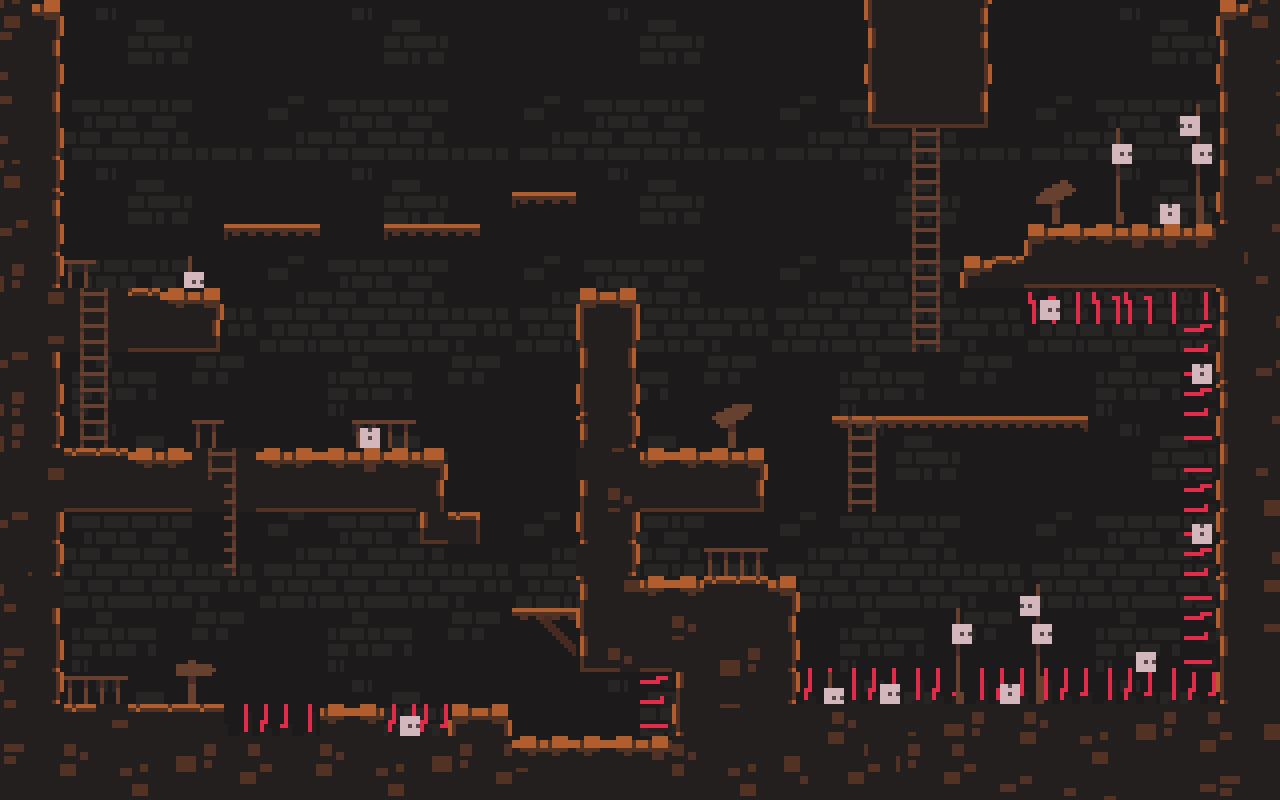

Tiled map render using the project's own tile images. Description and the map definition, with tile-layer contents summarised, below:
An orthogonal 40x25 tile map with 32x32 px tiles, 4 tile layers (fon, ground, ladder, decor) and 66 objects (24x gr, 15x coin, 6x lovu, 6x solid, 3x stair, ...).

<map version="1.0" orientation="orthogonal" renderorder="right-down" width="40" height="25" tilewidth="32" tileheight="32" nextobjectid="198">
 <tileset firstgid="1" name="tiles" tilewidth="32" tileheight="32">
  <image source="tiles.png" width="1024" height="640" />
  <tile id="337">
   <objectgroup draworder="index">
    <object id="0" x="0" y="0" height="32" />
    <object id="0" x="0" y="0" height="32" />
   </objectgroup>
  </tile>
 </tileset>
 <layer name="fon" width="40" height="25">
  <data>[1000 cells, 1000 non-empty, 64 distinct tile ids]</data>
 </layer>
 <layer name="ground" width="40" height="25">
  <data>[1000 cells, 412 non-empty, 112 distinct tile ids]</data>
 </layer>
 <layer name="ladder" width="40" height="25">
  <data>[1000 cells, 32 non-empty, 5 distinct tile ids]</data>
 </layer>
 <objectgroup name="obj">
  <object id="110" name="gr" x="64" y="704" width="141" height="8" />
  <object id="111" name="Pl" x="114.833" y="534" width="35.3333" height="86.6667" />
  <object id="112" name="gr" x="512" y="736" width="160" height="64" />
  <object id="113" name="gr" x="329.5" y="704" width="44" height="11" />
  <object id="114" name="gr" x="1.16667" y="0.833333" width="31" height="797.667" />
  <object id="115" name="gr" x="462" y="704" width="29.5" height="12.5" />
  <object id="116" name="gr" x="687.5" y="577.5" width="89.5" height="219.667" />
  <object id="117" name="gr" x="591" y="579" width="94.5" height="90.5" />
  <object id="119" name="gr" x="531" y="608.5" width="47.5" height="10.5" />
  <object id="120" name="lovu" x="224" y="704" width="96" height="96" />
  <object id="121" name="lovu" x="646.5" y="656" width="48.5" height="82.5" />
  <object id="122" name="lovu" x="793.333" y="672" width="444.667" height="130" />
  <object id="123" name="gr" x="241.333" y="223.833" width="68" height="11.5" />
  <object id="124" name="gr" x="400.5" y="450.583" width="19.1667" height="62.8333" />
  <object id="125" name="gr" x="419.56" y="510.765" width="24" height="5" />
  <object id="126" name="gr" x="443.731" y="510.857" width="32" height="8.5" rotation="90.4491" />
  <object id="128" name="enemy_bow" x="595" y="245.5" width="26" height="25" />
  <object id="129" name="gr" x="33.5" y="445.25" width="386.333" height="14.1667" />
  <object id="130" name="gr" x="394" y="223.25" width="68" height="11.5" />
  <object id="131" name="gr" x="530.167" y="194.083" width="30" height="7.16667" />
  <object id="133" name="gr" x="131.954" y="288.038" width="70.8333" height="9.5" />
  <object id="134" name="gr" x="1246.5" y="3.83317" width="31" height="797.667" />
  <object id="137" name="gr" x="633.333" y="453.584" width="104.666" height="47.5" />
  <object id="138" name="win" x="1032.67" y="379.001" width="32.6667" height="32.6667" />
  <object id="140" name="stair" x="853.94" y="416.212" width="20" height="98.333" />
  <object id="141" name="stair" x="87.6666" y="287.333" width="12.3334" height="163" />
  <object id="142" name="gr" x="590.833" y="290.333" width="37" height="286" />
  <object id="143" name="gr" x="881.5" y="5.66663" width="91.6667" height="112" />
  <object id="146" name="stair" x="921.999" y="125.667" width="7.3333" height="223.666" />
  <object id="148" name="enemy_sword" x="1136.5" y="198" width="26.5" height="26" />
  <object id="149" name="gr" x="1044.17" y="227.667" width="201" height="54.6667" />
  <object id="150" name="gr" x="988.167" y="258.333" width="67.0003" height="23.3333" />
  <object id="152" name="gr" x="898" y="415.583" width="158.242" height="8.34852" />
  <object id="153" name="gr" x="830.909" y="416.008" width="5.87845" height="5.92428" />
  <object id="154" name="solid" x="-3.333" y="191.5" width="62.333" height="97" />
  <object id="155" name="solid" x="85.3333" y="448.667" width="318" height="53.3333" />
  <object id="156" name="solid" x="45" y="350" width="41.3333" height="97.3333" />
  <object id="159" name="solid" x="1199.83" y="135.5" width="35.3333" height="94" />
  <object id="160" name="solid" x="932.33" y="132" width="115.833" height="92.5" />
  <object id="161" name="zone_stolknovenii" x="87" y="360" width="384.5" height="86" />
  <object id="164" name="zone_stolknovenii" x="1049" y="133.5" width="150" height="94" />
  <object id="165" name="lovu" x="392.5" y="707" width="61.5" height="89" />
  <object id="166" name="lovu" x="1185.5" y="290.5" width="73.5" height="388.5" />
  <object id="167" name="lovu" x="1028" y="287.5" width="165" height="38.5" />
  <object id="169" name="solid" x="443.75" y="351.917" width="156.333" height="93" />
  <object id="170" name="coin" x="469.5" y="665.333" width="26" height="28.5" />
  <object id="173" name="coin" x="269.167" y="607.083" width="26" height="28.5" />
  <object id="174" name="coin" x="336" y="662.583" width="26" height="28.5" />
  <object id="175" name="coin" x="404.667" y="605.083" width="26" height="28.5" />
  <object id="176" name="coin" x="534" y="570.25" width="26" height="28.5" />
  <object id="177" name="coin" x="952.833" y="382.75" width="26" height="28.5" />
  <object id="179" name="coin" x="164.167" y="245.25" width="26" height="28.5" />
  <object id="180" name="coin" x="262.667" y="172.917" width="26" height="28.5" />
  <object id="181" name="coin" x="414.5" y="190.583" width="26" height="28.5" />
  <object id="183" name="coin" x="692.5" y="538.75" width="26" height="28.5" />
  <object id="184" name="coin" x="746" y="537.75" width="26" height="28.5" />
  <object id="185" name="coin" x="691.5" y="407.75" width="26" height="28.5" />
  <object id="186" name="coin" x="982" y="212.25" width="26" height="28.5" />
  <object id="187" name="coin" x="205" y="664.25" width="26" height="28.5" />
  <object id="189" name="coin" x="530.667" y="134.25" width="26" height="28.5" />
  <object id="193" name="enemy_sword" x="98.75" y="415.667" width="26.5" height="26" />
  <object id="195" name="Star" x="611.25" y="701.5" width="13" height="12.5" />
  <object id="196" name="Star" x="1197.25" y="201.5" width="10" height="10.5" />
  <object id="197" name="Star" x="648.333" y="550.083" width="10" height="10.5" />
 </objectgroup>
 <layer name="decor" width="40" height="25">
  <data>[1000 cells, 62 non-empty, 43 distinct tile ids]</data>
 </layer>
</map>
